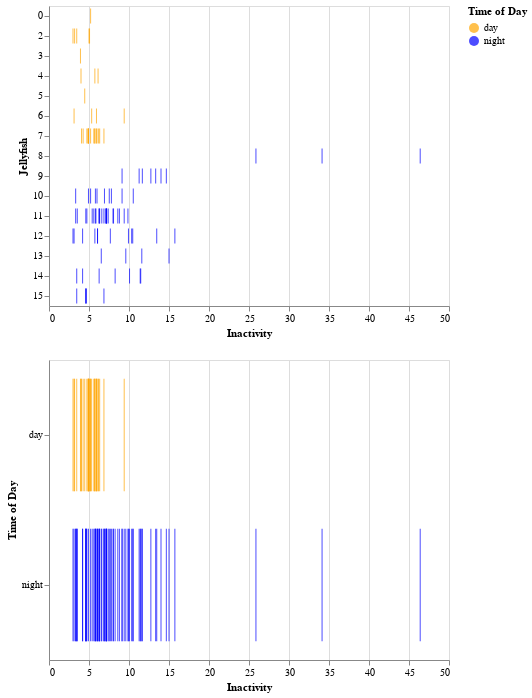

This figure's notebook cell:
### Code cell
p1 = alt.Chart(df_inactive, 
    ).mark_tick(
    ).encode(
        x=alt.X('Inactivity:Q'),
        y=alt.Y('ROI:N', title='Jellyfish'),
        color=alt.Color('Condition:N', 
                        title='Time of Day',
                        scale=alt.Scale(domain=['day', 'night'],range=['orange', 'blue']))
    )
p2 = alt.Chart(df_inactive 
    ).mark_tick(
    ).encode(
        x=alt.X('Inactivity:Q'),
        y=alt.Y('Condition:N', 
                title='Time of Day'
                ),
        color=alt.Color('Condition:N', 
                title='Time of Day',
                scale=alt.Scale(domain=['day', 'night'],range=['orange', 'blue']))
    )
p1 & p2

### Figure 1 — Vega-Lite specification as saved in the notebook (floating-point values rounded to 4 significant figures)
{"$schema": "https://vega.github.io/schema/vega-lite/v2.6.0.json", "config": {"view": {"height": 300, "width": 400}}, "datasets": {"data-80f3bb8fb6f4eaf65f8e2af8ef671272": [{"Activity": 0, "Condition": "day", "Inactivity": 5.2, "Maxima": true, "Period": 5.2, "ROI": 0, "index": 2176, "max": 36886182, "mean": 28510000.0, "min": 19847853, "normal_int": 0.7116, "sum_int": 34429519, "time": 145.1}, {"Activity": 0, "Condition": "night", "Inactivity": 34.13, "Maxima": true, "Period": 34.13, "ROI": 8, "index": 32625, "max": 196679273, "mean": 155800000.0, "min": 139154192, "normal_int": 0.4918, "sum_int": 182062398, "time": 41.67}, {"Activity": 0, "Condition": "night", "Inactivity": 25.87, "Maxima": true, "Period": 25.87, "ROI": 8, "index": 33529, "max": 196679273, "mean": 155800000.0, "min": 139154192, "normal_int": 0.4323, "sum_int": 180351806, "time": 101.9}, {"Activity": 0, "Condition": "night", "Inactivity": 46.4, "Maxima": true, "Period": 46.4, "ROI": 8, "index": 34953, "max": 196679273, "mean": 155800000.0, "min": 139154192, "normal_int": 0.6136, "sum_int": 185564023, "time": 196.9}, {"Activity": 0, "Condition": "night", "Inactivity": 9.133, "Maxima": true, "Period": 9.133, "ROI": 9, "index": 36138, "max": 35017021, "mean": 26990000.0, "min": 22333300, "normal_int": 0.4776, "sum_int": 31704034, "time": 9.2}, {"Activity": 0, "Condition": "night", "Inactivity": 12.73, "Maxima": true, "Period": 12.73, "ROI": 9, "index": 36612, "max": 35017021, "mean": 26990000.0, "min": 22333300, "normal_int": 0.5886, "sum_int": 32407957, "time": 40.8}, {"Activity": 0, "Condition": "night", "Inactivity": 14.67, "Maxima": true, "Period": 14.67, "ROI": 9, "index": 37499, "max": 35017021, "mean": 26990000.0, "min": 22333300, "normal_int": 0.41, "sum_int": 31275615, "time": 99.93}, {"Activity": 0, "Condition": "night", "Inactivity": 13.33, "Maxima": true, "Period": 13.33, "ROI": 9, "index": 38055, "max": 35017021, "mean": 26990000.0, "min": 22333300, "normal_int": 0.4708, "sum_int": 31660858, "time": 137}, {"Activity": 0, "Condition": "night", "Inactivity": 11.67, "Maxima": true, "Period": 11.67, "ROI": 9, "index": 38643, "max": 35017021, "mean": 26990000.0, "min": 22333300, "normal_int": 0.3971, "sum_int": 31193632, "time": 176.2}, {"Activity": 0, "Condition": "night", "Inactivity": 11.27, "Maxima": true, "Period": 11.27, "ROI": 9, "index": 39125, "max": 35017021, "mean": 26990000.0, "min": 22333300, "normal_int": 0.4806, "sum_int": 31723052, "time": 208.3}, {"Activity": 0, "Condition": "night", "Inactivity": 14.0, "Maxima": true, "Period": 14.0, "ROI": 9, "index": 39749, "max": 35017021, "mean": 26990000.0, "min": 22333300, "normal_int": 0.3136, "sum_int": 30664212, "time": 249.9}, {"Activity": 0, "Condition": "day", "Inactivity": 3.2, "Maxima": true, "Period": 3.2, "ROI": 2, "index": 8171, "max": 25539889, "mean": 21450000.0, "min": 17140358, "normal_int": 0.4945, "sum_int": 23417069, "time": 11.4}, {"Activity": 0, "Condition": "day", "Inactivity": 5.0, "Maxima": true, "Period": 5.0, "ROI": 2, "index": 8309, "max": 25539889, "mean": 21450000.0, "min": 17140358, "normal_int": 0.3824, "sum_int": 22946245, "time": 20.6}, {"Activity": 0, "Condition": "day", "Inactivity": 5.067, "Maxima": true, "Period": 5.067, "ROI": 2, "index": 10010, "max": 25539889, "mean": 21450000.0, "min": 17140358, "normal_int": 0.5754, "sum_int": 23756823, "time": 134}, {"Activity": 0, "Condition": "day", "Inactivity": 3.467, "Maxima": true, "Period": 3.467, "ROI": 2, "index": 10757, "max": 25539889, "mean": 21450000.0, "min": 17140358, "normal_int": 0.5652, "sum_int": 23713904, "time": 183.8}, {"Activity": 0, "Condition": "day", "Inactivity": 3.0, "Maxima": true, "Period": 3.0, "ROI": 2, "index": 11490, "max": 25539889, "mean": 21450000.0, "min": 17140358, "normal_int": 0.6111, "sum_int": 23906654, "time": 232.7}, {"Activity": 0, "Condition": "night", "Inactivity": 7.8, "Maxima": true, "Period": 7.8, "ROI": 10, "index": 40376, "max": 106288775, "mean": 92720000.0, "min": 85441192, "normal_int": 0.5666, "sum_int": 101771229, "time": 25.07}, {"Activity": 0, "Condition": "night", "Inactivity": 4.933, "Maxima": true, "Period": 4.933, "ROI": 10, "index": 40733, "max": 106288775, "mean": 92720000.0, "min": 85441192, "normal_int": 0.5763, "sum_int": 101871716, "time": 48.87}, {"Activity": 0, "Condition": "night", "Inactivity": 9.133, "Maxima": true, "Period": 9.133, "ROI": 10, "index": 41300, "max": 106288775, "mean": 92720000.0, "min": 85441192, "normal_int": 0.5633, "sum_int": 101736277, "time": 86.67}, {"Activity": 0, "Condition": "night", "Inactivity": 6.933, "Maxima": true, "Period": 6.933, "ROI": 10, "index": 41754, "max": 106288775, "mean": 92720000.0, "min": 85441192, "normal_int": 0.6057, "sum_int": 102179088, "time": 116.9}, {"Activity": 0, "Condition": "night", "Inactivity": 5.2, "Maxima": true, "Period": 5.2, "ROI": 10, "index": 42106, "max": 106288775, "mean": 92720000.0, "min": 85441192, "normal_int": 0.6305, "sum_int": 102437630, "time": 140.4}, {"Activity": 0, "Condition": "night", "Inactivity": 3.333, "Maxima": true, "Period": 3.333, "ROI": 10, "index": 42500, "max": 106288775, "mean": 92720000.0, "min": 85441192, "normal_int": 0.65, "sum_int": 102640403, "time": 166.7}, {"Activity": 0, "Condition": "night", "Inactivity": 5.8, "Maxima": true, "Period": 5.8, "ROI": 10, "index": 42588, "max": 106288775, "mean": 92720000.0, "min": 85441192, "normal_int": 0.6187, "sum_int": 102314527, "time": 172.5}, {"Activity": 0, "Condition": "night", "Inactivity": 7.533, "Maxima": true, "Period": 7.533, "ROI": 10, "index": 43022, "max": 106288775, "mean": 92720000.0, "min": 85441192, "normal_int": 0.6513, "sum_int": 102653767, "time": 201.5}, {"Activity": 0, "Condition": "night", "Inactivity": 10.53, "Maxima": true, "Period": 10.53, "ROI": 10, "index": 43540, "max": 106288775, "mean": 92720000.0, "min": 85441192, "normal_int": 0.5525, "sum_int": 101623711, "time": 236}, {"Activity": 0, "Condition": "night", "Inactivity": 6.0, "Maxima": true, "Period": 6.0, "ROI": 10, "index": 43869, "max": 106288775, "mean": 92720000.0, "min": 85441192, "normal_int": 0.5222, "sum_int": 101307858, "time": 257.9}, {"Activity": 0, "Condition": "day", "Inactivity": 3.933, "Maxima": true, "Period": 3.933, "ROI": 3, "index": 13151, "max": 63808731, "mean": 53430000.0, "min": 44982196, "normal_int": 0.6415, "sum_int": 60434064, "time": 76.73}, {"Activity": 0, "Condition": "night", "Inactivity": 8.067, "Maxima": true, "Period": 8.067, "ROI": 11, "index": 44165, "max": 159073748, "mean": 115500000.0, "min": 102110212, "normal_int": 0.7832, "sum_int": 152899837, "time": 11}, {"Activity": 0, "Condition": "night", "Inactivity": 7.2, "Maxima": true, "Period": 7.2, "ROI": 11, "index": 44374, "max": 159073748, "mean": 115500000.0, "min": 102110212, "normal_int": 0.6774, "sum_int": 149886512, "time": 24.93}, {"Activity": 0, "Condition": "night", "Inactivity": 6.333, "Maxima": true, "Period": 6.333, "ROI": 11, "index": 44470, "max": 159073748, "mean": 115500000.0, "min": 102110212, "normal_int": 0.5775, "sum_int": 147041008, "time": 31.33}, {"Activity": 0, "Condition": "night", "Inactivity": 7.133, "Maxima": true, "Period": 7.133, "ROI": 11, "index": 44578, "max": 159073748, "mean": 115500000.0, "min": 102110212, "normal_int": 0.4518, "sum_int": 143459199, "time": 38.53}, {"Activity": 0, "Condition": "night", "Inactivity": 3.333, "Maxima": true, "Period": 3.333, "ROI": 11, "index": 44629, "max": 159073748, "mean": 115500000.0, "min": 102110212, "normal_int": 0.5792, "sum_int": 147088039, "time": 41.93}, {"Activity": 0, "Condition": "night", "Inactivity": 5.8, "Maxima": true, "Period": 5.8, "ROI": 11, "index": 44717, "max": 159073748, "mean": 115500000.0, "min": 102110212, "normal_int": 0.5646, "sum_int": 146673241, "time": 47.8}, {"Activity": 0, "Condition": "night", "Inactivity": 9.867, "Maxima": true, "Period": 9.867, "ROI": 11, "index": 44886, "max": 159073748, "mean": 115500000.0, "min": 102110212, "normal_int": 0.5083, "sum_int": 145070332, "time": 59.07}, {"Activity": 0, "Condition": "night", "Inactivity": 4.6, "Maxima": true, "Period": 4.6, "ROI": 11, "index": 44979, "max": 159073748, "mean": 115500000.0, "min": 102110212, "normal_int": 0.642, "sum_int": 148877273, "time": 65.27}, {"Activity": 0, "Condition": "night", "Inactivity": 3.533, "Maxima": true, "Period": 3.533, "ROI": 11, "index": 45033, "max": 159073748, "mean": 115500000.0, "min": 102110212, "normal_int": 0.6155, "sum_int": 148121179, "time": 68.87}, {"Activity": 0, "Condition": "night", "Inactivity": 7.2, "Maxima": true, "Period": 7.2, "ROI": 11, "index": 45142, "max": 159073748, "mean": 115500000.0, "min": 102110212, "normal_int": 0.5087, "sum_int": 145080355, "time": 76.13}, {"Activity": 0, "Condition": "night", "Inactivity": 6.867, "Maxima": true, "Period": 6.867, "ROI": 11, "index": 45264, "max": 159073748, "mean": 115500000.0, "min": 102110212, "normal_int": 0.7634, "sum_int": 152333666, "time": 84.27}, {"Activity": 0, "Condition": "night", "Inactivity": 9.4, "Maxima": true, "Period": 9.4, "ROI": 11, "index": 45491, "max": 159073748, "mean": 115500000.0, "min": 102110212, "normal_int": 0.46, "sum_int": 143692298, "time": 99.4}, {"Activity": 0, "Condition": "night", "Inactivity": 4.733, "Maxima": true, "Period": 4.733, "ROI": 11, "index": 45897, "max": 159073748, "mean": 115500000.0, "min": 102110212, "normal_int": 0.6343, "sum_int": 148657795, "time": 126.5}, {"Activity": 0, "Condition": "night", "Inactivity": 6.267, "Maxima": true, "Period": 6.267, "ROI": 11, "index": 46059, "max": 159073748, "mean": 115500000.0, "min": 102110212, "normal_int": 0.6932, "sum_int": 150335234, "time": 137.3}, {"Activity": 0, "Condition": "night", "Inactivity": 7.4, "Maxima": true, "Period": 7.4, "ROI": 11, "index": 46201, "max": 159073748, "mean": 115500000.0, "min": 102110212, "normal_int": 0.7772, "sum_int": 152728932, "time": 146.7}, {"Activity": 0, "Condition": "night", "Inactivity": 8.8, "Maxima": true, "Period": 8.8, "ROI": 11, "index": 46334, "max": 159073748, "mean": 115500000.0, "min": 102110212, "normal_int": 0.5437, "sum_int": 146078800, "time": 155.6}, {"Activity": 0, "Condition": "night", "Inactivity": 6.6, "Maxima": true, "Period": 6.6, "ROI": 11, "index": 46500, "max": 159073748, "mean": 115500000.0, "min": 102110212, "normal_int": 0.5207, "sum_int": 145423707, "time": 166.7}, {"Activity": 0, "Condition": "night", "Inactivity": 5.867, "Maxima": true, "Period": 5.867, "ROI": 11, "index": 46685, "max": 159073748, "mean": 115500000.0, "min": 102110212, "normal_int": 0.6039, "sum_int": 147792733, "time": 179}, {"Activity": 0, "Condition": "night", "Inactivity": 5.4, "Maxima": true, "Period": 5.4, "ROI": 11, "index": 46981, "max": 159073748, "mean": 115500000.0, "min": 102110212, "normal_int": 0.7822, "sum_int": 152871824, "time": 198.7}, {"Activity": 0, "Condition": "night", "Inactivity": 7.133, "Maxima": true, "Period": 7.133, "ROI": 11, "index": 47108, "max": 159073748, "mean": 115500000.0, "min": 102110212, "normal_int": 0.683, "sum_int": 150044824, "time": 207.2}, {"Activity": 0, "Condition": "night", "Inactivity": 7.133, "Maxima": true, "Period": 7.133, "ROI": 11, "index": 47245, "max": 159073748, "mean": 115500000.0, "min": 102110212, "normal_int": 0.6973, "sum_int": 150451398, "time": 216.3}, {"Activity": 0, "Condition": "night", "Inactivity": 6.267, "Maxima": true, "Period": 6.267, "ROI": 11, "index": 47340, "max": 159073748, "mean": 115500000.0, "min": 102110212, "normal_int": 0.5741, "sum_int": 146943348, "time": 222.7}, {"Activity": 0, "Condition": "night", "Inactivity": 5.6, "Maxima": true, "Period": 5.6, "ROI": 11, "index": 47453, "max": 159073748, "mean": 115500000.0, "min": 102110212, "normal_int": 0.7711, "sum_int": 152554943, "time": 230.2}, {"Activity": 0, "Condition": "night", "Inactivity": 8.6, "Maxima": true, "Period": 8.6, "ROI": 11, "index": 47615, "max": 159073748, "mean": 115500000.0, "min": 102110212, "normal_int": 0.6019, "sum_int": 147735165, "time": 241}, {"Activity": 0, "Condition": "night", "Inactivity": 8.0, "Maxima": true, "Period": 8.0, "ROI": 11, "index": 47765, "max": 159073748, "mean": 115500000.0, "min": 102110212, "normal_int": 0.6221, "sum_int": 148310331, "time": 251}, {"Activity": 0, "Condition": "day", "Inactivity": 6.133, "Maxima": true, "Period": 6.133, "ROI": 4, "index": 16395, "max": 75602461, "mean": 66280000.0, "min": 59364173, "normal_int": 0.5676, "sum_int": 72092098, "time": 26.33}, {"Activity": 0, "Condition": "day", "Inactivity": 4.0, "Maxima": true, "Period": 4.0, "ROI": 4, "index": 18225, "max": 75602461, "mean": 66280000.0, "min": 59364173, "normal_int": 0.5658, "sum_int": 72077192, "time": 148.3}, {"Activity": 0, "Condition": "day", "Inactivity": 5.733, "Maxima": true, "Period": 5.733, "ROI": 4, "index": 19845, "max": 75602461, "mean": 66280000.0, "min": 59364173, "normal_int": 0.5617, "sum_int": 72043782, "time": 256.3}, {"Activity": 0, "Condition": "night", "Inactivity": 15.73, "Maxima": true, "Period": 15.73, "ROI": 12, "index": 48237, "max": 86592552, "mean": 73530000.0, "min": 68062338, "normal_int": 0.5816, "sum_int": 82715707, "time": 15.8}, {"Activity": 0, "Condition": "night", "Inactivity": 4.2, "Maxima": true, "Period": 4.2, "ROI": 12, "index": 48791, "max": 86592552, "mean": 73530000.0, "min": 68062338, "normal_int": 0.6998, "sum_int": 83811041, "time": 52.73}, {"Activity": 0, "Condition": "night", "Inactivity": 10.33, "Maxima": true, "Period": 10.33, "ROI": 12, "index": 49066, "max": 86592552, "mean": 73530000.0, "min": 68062338, "normal_int": 0.6504, "sum_int": 83353067, "time": 71.07}, {"Activity": 0, "Condition": "night", "Inactivity": 6.067, "Maxima": true, "Period": 6.067, "ROI": 12, "index": 49617, "max": 86592552, "mean": 73530000.0, "min": 68062338, "normal_int": 0.5845, "sum_int": 82743206, "time": 107.8}, {"Activity": 0, "Condition": "night", "Inactivity": 6.067, "Maxima": true, "Period": 6.067, "ROI": 12, "index": 49900, "max": 86592552, "mean": 73530000.0, "min": 68062338, "normal_int": 0.5036, "sum_int": 81993280, "time": 126.7}, {"Activity": 0, "Condition": "night", "Inactivity": 3.133, "Maxima": true, "Period": 3.133, "ROI": 12, "index": 49950, "max": 86592552, "mean": 73530000.0, "min": 68062338, "normal_int": 0.5468, "sum_int": 82393686, "time": 130}, {"Activity": 0, "Condition": "night", "Inactivity": 7.667, "Maxima": true, "Period": 7.667, "ROI": 12, "index": 50175, "max": 86592552, "mean": 73530000.0, "min": 68062338, "normal_int": 0.4744, "sum_int": 81722659, "time": 145}, {"Activity": 0, "Condition": "night", "Inactivity": 3.0, "Maxima": true, "Period": 3.0, "ROI": 12, "index": 50221, "max": 86592552, "mean": 73530000.0, "min": 68062338, "normal_int": 0.5776, "sum_int": 82678699, "time": 148.1}, {"Activity": 0, "Condition": "night", "Inactivity": 5.733, "Maxima": true, "Period": 5.733, "ROI": 12, "index": 50458, "max": 86592552, "mean": 73530000.0, "min": 68062338, "normal_int": 0.4229, "sum_int": 81245410, "time": 163.9}, {"Activity": 0, "Condition": "night", "Inactivity": 13.47, "Maxima": true, "Period": 13.47, "ROI": 12, "index": 50844, "max": 86592552, "mean": 73530000.0, "min": 68062338, "normal_int": 0.4649, "sum_int": 81635022, "time": 189.6}, {"Activity": 0, "Condition": "night", "Inactivity": 10.47, "Maxima": true, "Period": 10.47, "ROI": 12, "index": 51338, "max": 86592552, "mean": 73530000.0, "min": 68062338, "normal_int": 0.44, "sum_int": 81404493, "time": 222.5}, {"Activity": 0, "Condition": "night", "Inactivity": 9.933, "Maxima": true, "Period": 9.933, "ROI": 12, "index": 51741, "max": 86592552, "mean": 73530000.0, "min": 68062338, "normal_int": 0.4319, "sum_int": 81328678, "time": 249.4}, {"Activity": 0, "Condition": "day", "Inactivity": 4.467, "Maxima": true, "Period": 4.467, "ROI": 5, "index": 21918, "max": 20851438, "mean": 16660000.0, "min": 13660321, "normal_int": 0.5629, "sum_int": 19279883, "time": 127.9}, {"Activity": 0, "Condition": "night", "Inactivity": 11.6, "Maxima": true, "Period": 11.6, "ROI": 13, "index": 52823, "max": 225413158, "mean": 212800000.0, "min": 204285959, "normal_int": 0.2787, "sum_int": 217793622, "time": 54.87}, {"Activity": 0, "Condition": "night", "Inactivity": 9.6, "Maxima": true, "Period": 9.6, "ROI": 13, "index": 53625, "max": 225413158, "mean": 212800000.0, "min": 204285959, "normal_int": 0.4576, "sum_int": 219683857, "time": 108.3}, {"Activity": 0, "Condition": "night", "Inactivity": 15.0, "Maxima": true, "Period": 15.0, "ROI": 13, "index": 55411, "max": 225413158, "mean": 212800000.0, "min": 204285959, "normal_int": 0.6487, "sum_int": 221701821, "time": 227.4}, {"Activity": 0, "Condition": "night", "Inactivity": 6.533, "Maxima": true, "Period": 6.533, "ROI": 13, "index": 55979, "max": 225413158, "mean": 212800000.0, "min": 204285959, "normal_int": 0.8127, "sum_int": 223434772, "time": 265.3}, {"Activity": 0, "Condition": "day", "Inactivity": 3.133, "Maxima": true, "Period": 3.133, "ROI": 6, "index": 24758, "max": 39582626, "mean": 23630000.0, "min": 14714021, "normal_int": 0.5737, "sum_int": 34282001, "time": 50.53}, {"Activity": 0, "Condition": "day", "Inactivity": 5.333, "Maxima": true, "Period": 5.333, "ROI": 6, "index": 25048, "max": 39582626, "mean": 23630000.0, "min": 14714021, "normal_int": 0.6352, "sum_int": 35047090, "time": 69.87}, {"Activity": 0, "Condition": "day", "Inactivity": 9.4, "Maxima": true, "Period": 9.4, "ROI": 6, "index": 25777, "max": 39582626, "mean": 23630000.0, "min": 14714021, "normal_int": 0.7183, "sum_int": 36079716, "time": 118.5}, {"Activity": 0, "Condition": "day", "Inactivity": 5.933, "Maxima": true, "Period": 5.933, "ROI": 6, "index": 27476, "max": 39582626, "mean": 23630000.0, "min": 14714021, "normal_int": 0.6689, "sum_int": 35465743, "time": 231.7}, {"Activity": 0, "Condition": "night", "Inactivity": 4.2, "Maxima": true, "Period": 4.2, "ROI": 14, "index": 56435, "max": 137770761, "mean": 122000000.0, "min": 111141963, "normal_int": 0.5977, "sum_int": 132414881, "time": 29}, {"Activity": 0, "Condition": "night", "Inactivity": 6.267, "Maxima": true, "Period": 6.267, "ROI": 14, "index": 56908, "max": 137770761, "mean": 122000000.0, "min": 111141963, "normal_int": 0.6229, "sum_int": 132750523, "time": 60.53}, {"Activity": 0, "Condition": "night", "Inactivity": 8.267, "Maxima": true, "Period": 8.267, "ROI": 14, "index": 57854, "max": 137770761, "mean": 122000000.0, "min": 111141963, "normal_int": 0.6096, "sum_int": 132572936, "time": 123.6}, {"Activity": 0, "Condition": "night", "Inactivity": 11.47, "Maxima": true, "Period": 11.47, "ROI": 14, "index": 58560, "max": 137770761, "mean": 122000000.0, "min": 111141963, "normal_int": 0.6943, "sum_int": 133700395, "time": 170.7}, {"Activity": 0, "Condition": "night", "Inactivity": 3.467, "Maxima": true, "Period": 3.467, "ROI": 14, "index": 59192, "max": 137770761, "mean": 122000000.0, "min": 111141963, "normal_int": 0.801, "sum_int": 135120577, "time": 212.8}, {"Activity": 0, "Condition": "night", "Inactivity": 10.07, "Maxima": true, "Period": 10.07, "ROI": 14, "index": 59386, "max": 137770761, "mean": 122000000.0, "min": 111141963, "normal_int": 0.7131, "sum_int": 133950970, "time": 225.7}, {"Activity": 0, "Condition": "night", "Inactivity": 11.4, "Maxima": true, "Period": 11.4, "ROI": 14, "index": 59894, "max": 137770761, "mean": 122000000.0, "min": 111141963, "normal_int": 0.5233, "sum_int": 131423632, "time": 259.6}, {"Activity": 0, "Condition": "day", "Inactivity": 4.933, "Maxima": true, "Period": 4.933, "ROI": 7, "index": 28121, "max": 81431478, "mean": 50510000.0, "min": 31544437, "normal_int": 0.5214, "sum_int": 69492800, "time": 8.067}, {"Activity": 0, "Condition": "day", "Inactivity": 4.733, "Maxima": true, "Period": 4.733, "ROI": 7, "index": 28231, "max": 81431478, "mean": 50510000.0, "min": 31544437, "normal_int": 0.6869, "sum_int": 73621248, "time": 15.4}, {"Activity": 0, "Condition": "day", "Inactivity": 6.0, "Maxima": true, "Period": 6.0, "ROI": 7, "index": 28684, "max": 81431478, "mean": 50510000.0, "min": 31544437, "normal_int": 0.5847, "sum_int": 71071551, "time": 45.6}, {"Activity": 0, "Condition": "day", "Inactivity": 4.267, "Maxima": true, "Period": 4.267, "ROI": 7, "index": 28770, "max": 81431478, "mean": 50510000.0, "min": 31544437, "normal_int": 0.5889, "sum_int": 71177178, "time": 51.33}, {"Activity": 0, "Condition": "day", "Inactivity": 5.6, "Maxima": true, "Period": 5.6, "ROI": 7, "index": 29194, "max": 81431478, "mean": 50510000.0, "min": 31544437, "normal_int": 0.3517, "sum_int": 65261038, "time": 79.6}, {"Activity": 0, "Condition": "day", "Inactivity": 4.867, "Maxima": true, "Period": 4.867, "ROI": 7, "index": 29535, "max": 81431478, "mean": 50510000.0, "min": 31544437, "normal_int": 0.5187, "sum_int": 69427008, "time": 102.3}, {"Activity": 0, "Condition": "day", "Inactivity": 6.2, "Maxima": true, "Period": 6.2, "ROI": 7, "index": 29919, "max": 81431478, "mean": 50510000.0, "min": 31544437, "normal_int": 0.4602, "sum_int": 67965963, "time": 127.9}, {"Activity": 0, "Condition": "day", "Inactivity": 5.733, "Maxima": true, "Period": 5.733, "ROI": 7, "index": 30083, "max": 81431478, "mean": 50510000.0, "min": 31544437, "normal_int": 0.5194, "sum_int": 69443970, "time": 138.9}, {"Activity": 0, "Condition": "day", "Inactivity": 4.067, "Maxima": true, "Period": 4.067, "ROI": 7, "index": 30307, "max": 81431478, "mean": 50510000.0, "min": 31544437, "normal_int": 0.4659, "sum_int": 68109112, "time": 153.8}, {"Activity": 0, "Condition": "day", "Inactivity": 5.733, "Maxima": true, "Period": 5.733, "ROI": 7, "index": 30459, "max": 81431478, "mean": 50510000.0, "min": 31544437, "normal_int": 0.4813, "sum_int": 68494098, "time": 163.9}, {"Activity": 0, "Condition": "day", "Inactivity": 6.867, "Maxima": true, "Period": 6.867, "ROI": 7, "index": 30726, "max": 81431478, "mean": 50510000.0, "min": 31544437, "normal_int": 0.5256, "sum_int": 69598170, "time": 181.7}, {"Activity": 0, "Condition": "day", "Inactivity": 5.933, "Maxima": true, "Period": 5.933, "ROI": 7, "index": 30875, "max": 81431478, "mean": 50510000.0, "min": 31544437, "normal_int": 0.5752, "sum_int": 70835111, "time": 191.7}, {"Activity": 0, "Condition": "day", "Inactivity": 4.933, "Maxima": true, "Period": 4.933, "ROI": 7, "index": 31176, "max": 81431478, "mean": 50510000.0, "min": 31544437, "normal_int": 0.7405, "sum_int": 74958419, "time": 211.7}, {"Activity": 0, "Condition": "day", "Inactivity": 4.933, "Maxima": true, "Period": 4.933, "ROI": 7, "index": 31375, "max": 81431478, "mean": 50510000.0, "min": 31544437, "normal_int": 0.3997, "sum_int": 66457630, "time": 225}, {"Activity": 0, "Condition": "day", "Inactivity": 5.2, "Maxima": true, "Period": 5.2, "ROI": 7, "index": 31592, "max": 81431478, "mean": 50510000.0, "min": 31544437, "normal_int": 0.4406, "sum_int": 67477149, "time": 239.5}, {"Activity": 0, "Condition": "day", "Inactivity": 6.333, "Maxima": true, "Period": 6.333, "ROI": 7, "index": 31961, "max": 81431478, "mean": 50510000.0, "min": 31544437, "normal_int": 0.4209, "sum_int": 66986279, "time": 264.1}, {"Activity": 0, "Condition": "night", "Inactivity": 4.667, "Maxima": true, "Period": 4.667, "ROI": 15, "index": 60071, "max": 135363956, "mean": 122100000.0, "min": 112931197, "normal_int": 0.7499, "sum_int": 132559058, "time": 4.733}, {"Activity": 0, "Condition": "night", "Inactivity": 4.6, "Maxima": true, "Period": 4.6, "ROI": 15, "index": 60577, "max": 135363956, "mean": 122100000.0, "min": 112931197, "normal_int": 0.6524, "sum_int": 131465009, "time": 38.47}, {"Activity": 0, "Condition": "night", "Inactivity": 4.6, "Maxima": true, "Period": 4.6, "ROI": 15, "index": 60960, "max": 135363956, "mean": 122100000.0, "min": 112931197, "normal_int": 0.7537, "sum_int": 132601463, "time": 64}, {"Activity": 0, "Condition": "night", "Inactivity": 3.467, "Maxima": true, "Period": 3.467, "ROI": 15, "index": 62775, "max": 135363956, "mean": 122100000.0, "min": 112931197, "normal_int": 0.6452, "sum_int": 131384054, "time": 185}, {"Activity": 0, "Condition": "night", "Inactivity": 6.867, "Maxima": true, "Period": 6.867, "ROI": 15, "index": 63013, "max": 135363956, "mean": 122100000.0, "min": 112931197, "normal_int": 0.6111, "sum_int": 131001638, "time": 200.9}]}, "vconcat": [{"data": {"name": "data-80f3bb8fb6f4eaf65f8e2af8ef671272"}, "encoding": {"color": {"field": "Condition", "scale": {"domain": ["day", "night"], "range": ["orange", "blue"]}, "title": "Time of Day", "type": "nominal"}, "x": {"field": "Inactivity", "type": "quantitative"}, "y": {"field": "ROI", "title": "Jellyfish", "type": "nominal"}}, "mark": "tick"}, {"data": {"name": "data-80f3bb8fb6f4eaf65f8e2af8ef671272"}, "encoding": {"color": {"field": "Condition", "scale": {"domain": ["day", "night"], "range": ["orange", "blue"]}, "title": "Time of Day", "type": "nominal"}, "x": {"field": "Inactivity", "type": "quantitative"}, "y": {"field": "Condition", "title": "Time of Day", "type": "nominal"}}, "mark": "tick"}]}
